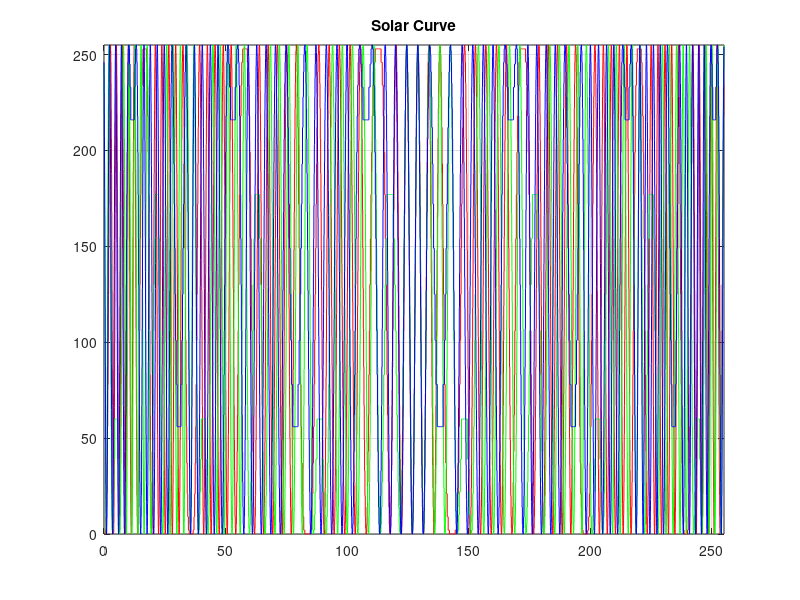

Reproduce this figure in MATLAB.
%% coefficients
t = 5;
k = 5.5;
A = -1/4194304*(k*pi - 128/t);
B = 3/32768*(k*pi - 128/t);
C = 1/t;

%% curve function
x = 0:0.01:255;
R = @(x) round(127.9999*sin(A*(x).^3 + B*(x).^2 + C*(x) - pi/2) + 127.5);
G = @(x) R(x - 5);
B = @(x) R(x + 5);

%% visiualization
figure("Name", "Solar Curve");
plot(x, R(R(x)), "r");
hold on;
plot(x, G(G(x)), "g");
plot(x, B(B(x)), "b");
hold off
grid on
title("Solar Curve");
xlim([0, 255]);
ylim([0, 255]);

%% to string
fprintf("new Uint8Array([%s]),\nnew Uint8Array([%s]),\nnew Uint8Array([%s])\n",...
    sprintf("%d, ", R(x(1:(end-1)))) + R(x(end)),...
    sprintf("%d, ", G(x(1:(end-1)))) + G(x(end)),...
    sprintf("%d, ", B(x(1:(end-1)))) + B(x(end))...
);